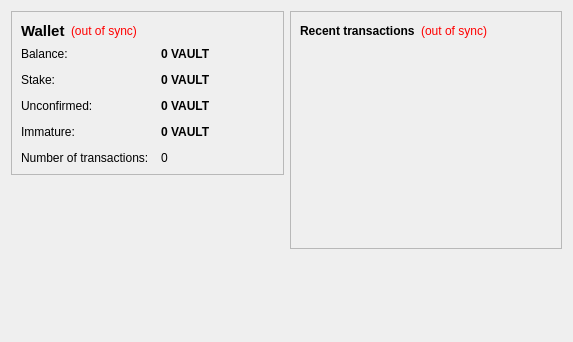
<?xml version="1.0" encoding="UTF-8"?>
<ui version="4.0">
 <class>OverviewPage</class>
 <widget class="QWidget" name="OverviewPage">
  <property name="geometry">
   <rect>
    <x>0</x>
    <y>0</y>
    <width>573</width>
    <height>342</height>
   </rect>
  </property>
  <property name="windowTitle">
   <string>Form</string>
  </property>
  <layout class="QHBoxLayout" name="horizontalLayout" stretch="1,1">
   <item>
    <layout class="QVBoxLayout" name="verticalLayout_2">
     <item>
      <widget class="QFrame" name="frame">
       <property name="frameShape">
        <enum>QFrame::StyledPanel</enum>
       </property>
       <property name="frameShadow">
        <enum>QFrame::Raised</enum>
       </property>
       <layout class="QVBoxLayout" name="verticalLayout_4">
        <item>
         <layout class="QHBoxLayout" name="horizontalLayout_4">
          <item>
           <widget class="QLabel" name="label_5">
            <property name="font">
             <font>
              <pointsize>11</pointsize>
              <weight>75</weight>
              <bold>true</bold>
             </font>
            </property>
            <property name="text">
             <string>Wallet</string>
            </property>
           </widget>
          </item>
          <item>
           <widget class="QLabel" name="labelWalletStatus">
            <property name="toolTip">
             <string>The displayed information may be out of date. Your wallet automatically synchronizes with the Vaultcoin network after a connection is established, but this process has not completed yet.</string>
            </property>
            <property name="styleSheet">
             <string notr="true">QLabel { color: red; }</string>
            </property>
            <property name="text">
             <string notr="true">(out of sync)</string>
            </property>
            <property name="alignment">
             <set>Qt::AlignLeading|Qt::AlignLeft|Qt::AlignVCenter</set>
            </property>
           </widget>
          </item>
          <item>
           <spacer name="horizontalSpacer_2">
            <property name="orientation">
             <enum>Qt::Horizontal</enum>
            </property>
            <property name="sizeHint" stdset="0">
             <size>
              <width>40</width>
              <height>20</height>
             </size>
            </property>
           </spacer>
          </item>
         </layout>
        </item>
        <item>
         <layout class="QFormLayout" name="formLayout_2">
          <property name="fieldGrowthPolicy">
           <enum>QFormLayout::AllNonFixedFieldsGrow</enum>
          </property>
          <property name="horizontalSpacing">
           <number>12</number>
          </property>
          <property name="verticalSpacing">
           <number>12</number>
          </property>
          <item row="0" column="0">
           <widget class="QLabel" name="label">
            <property name="text">
             <string>Balance:</string>
            </property>
           </widget>
          </item>
          <item row="0" column="1">
           <widget class="QLabel" name="labelBalance">
            <property name="font">
             <font>
              <weight>75</weight>
              <bold>true</bold>
             </font>
            </property>
            <property name="cursor">
             <cursorShape>IBeamCursor</cursorShape>
            </property>
            <property name="toolTip">
             <string>Your current balance</string>
            </property>
            <property name="text">
             <string notr="true">0 VAULT</string>
            </property>
            <property name="textInteractionFlags">
             <set>Qt::LinksAccessibleByMouse|Qt::TextSelectableByKeyboard|Qt::TextSelectableByMouse</set>
            </property>
           </widget>
          </item>
          <item row="1" column="0">
           <widget class="QLabel" name="label_6">
            <property name="text">
             <string>Stake:</string>
            </property>
           </widget>
          </item>
          <item row="1" column="1">
           <widget class="QLabel" name="labelStake">
            <property name="font">
             <font>
              <weight>75</weight>
              <bold>true</bold>
             </font>
            </property>
            <property name="cursor">
             <cursorShape>IBeamCursor</cursorShape>
            </property>
            <property name="toolTip">
             <string>Total of coins that was staked, and do not yet count toward the current balance</string>
            </property>
            <property name="text">
             <string notr="true">0 VAULT</string>
            </property>
            <property name="textInteractionFlags">
             <set>Qt::LinksAccessibleByMouse|Qt::TextSelectableByKeyboard|Qt::TextSelectableByMouse</set>
            </property>
           </widget>
          </item>
          <item row="2" column="0">
           <widget class="QLabel" name="label_3">
            <property name="text">
             <string>Unconfirmed:</string>
            </property>
           </widget>
          </item>
          <item row="2" column="1">
           <widget class="QLabel" name="labelUnconfirmed">
            <property name="font">
             <font>
              <weight>75</weight>
              <bold>true</bold>
             </font>
            </property>
            <property name="cursor">
             <cursorShape>IBeamCursor</cursorShape>
            </property>
            <property name="toolTip">
             <string>Total of transactions that have yet to be confirmed, and do not yet count toward the current balance</string>
            </property>
            <property name="text">
             <string notr="true">0 VAULT</string>
            </property>
            <property name="textInteractionFlags">
             <set>Qt::LinksAccessibleByMouse|Qt::TextSelectableByKeyboard|Qt::TextSelectableByMouse</set>
            </property>
           </widget>
          </item>
          <item row="3" column="0">
           <widget class="QLabel" name="labelImmatureText">
            <property name="text">
             <string>Immature:</string>
            </property>
           </widget>
          </item>
          <item row="3" column="1">
           <widget class="QLabel" name="labelImmature">
            <property name="font">
             <font>
              <weight>75</weight>
              <bold>true</bold>
             </font>
            </property>
            <property name="toolTip">
             <string>Mined balance that has not yet matured</string>
            </property>
            <property name="text">
             <string notr="true">0 VAULT</string>
            </property>
            <property name="textInteractionFlags">
             <set>Qt::LinksAccessibleByMouse|Qt::TextSelectableByKeyboard|Qt::TextSelectableByMouse</set>
            </property>
           </widget>
          </item>
          <item row="4" column="0">
           <widget class="QLabel" name="label_2">
            <property name="text">
             <string>Number of transactions:</string>
            </property>
           </widget>
          </item>
          <item row="4" column="1">
           <widget class="QLabel" name="labelNumTransactions">
            <property name="toolTip">
             <string>Total number of transactions in wallet</string>
            </property>
            <property name="text">
             <string notr="true">0</string>
            </property>
           </widget>
          </item>
         </layout>
        </item>
       </layout>
      </widget>
     </item>
     <item>
      <spacer name="verticalSpacer">
       <property name="orientation">
        <enum>Qt::Vertical</enum>
       </property>
       <property name="sizeHint" stdset="0">
        <size>
         <width>20</width>
         <height>40</height>
        </size>
       </property>
      </spacer>
     </item>
     <item>
      <widget class="QLabel" name="label_6">
       <property name="text">
        <string/>
       </property>
       <property name="pixmap">
        <pixmap resource="../vaultcoin.qrc">:/images/backg</pixmap>
       </property>
       <property name="scaledContents">
        <bool>false</bool>
       </property>
       <property name="alignment">
        <set>Qt::AlignCenter</set>
       </property>
       <property name="margin">
        <number>-2</number>
       </property>
      </widget>
     </item>
    </layout>
   </item>
   <item>
    <layout class="QVBoxLayout" name="verticalLayout_3">
     <item>
      <widget class="QFrame" name="frame_2">
       <property name="frameShape">
        <enum>QFrame::StyledPanel</enum>
       </property>
       <property name="frameShadow">
        <enum>QFrame::Raised</enum>
       </property>
       <layout class="QVBoxLayout" name="verticalLayout">
        <item>
         <layout class="QHBoxLayout" name="horizontalLayout_2">
          <item>
           <widget class="QLabel" name="label_4">
            <property name="text">
             <string>&lt;b&gt;Recent transactions&lt;/b&gt;</string>
            </property>
           </widget>
          </item>
          <item>
           <widget class="QLabel" name="labelTransactionsStatus">
            <property name="toolTip">
             <string>The displayed information may be out of date. Your wallet automatically synchronizes with the Vaultcoin network after a connection is established, but this process has not completed yet.</string>
            </property>
            <property name="styleSheet">
             <string notr="true">QLabel { color: red; }</string>
            </property>
            <property name="text">
             <string notr="true">(out of sync)</string>
            </property>
            <property name="alignment">
             <set>Qt::AlignRight|Qt::AlignTrailing|Qt::AlignVCenter</set>
            </property>
           </widget>
          </item>
          <item>
           <spacer name="horizontalSpacer">
            <property name="orientation">
             <enum>Qt::Horizontal</enum>
            </property>
            <property name="sizeHint" stdset="0">
             <size>
              <width>40</width>
              <height>20</height>
             </size>
            </property>
           </spacer>
          </item>
         </layout>
        </item>
        <item>
         <widget class="QListView" name="listTransactions">
          <property name="styleSheet">
           <string notr="true">QListView { background: transparent; }</string>
          </property>
          <property name="frameShape">
           <enum>QFrame::NoFrame</enum>
          </property>
          <property name="verticalScrollBarPolicy">
           <enum>Qt::ScrollBarAlwaysOff</enum>
          </property>
          <property name="horizontalScrollBarPolicy">
           <enum>Qt::ScrollBarAlwaysOff</enum>
          </property>
          <property name="selectionMode">
           <enum>QAbstractItemView::NoSelection</enum>
          </property>
         </widget>
        </item>
       </layout>
      </widget>
     </item>
     <item>
      <spacer name="verticalSpacer_2">
       <property name="orientation">
        <enum>Qt::Vertical</enum>
       </property>
       <property name="sizeHint" stdset="0">
        <size>
         <width>20</width>
         <height>40</height>
        </size>
       </property>
      </spacer>
     </item>
    </layout>
   </item>
  </layout>
 </widget>
 <resources/>
 <connections/>
</ui>
